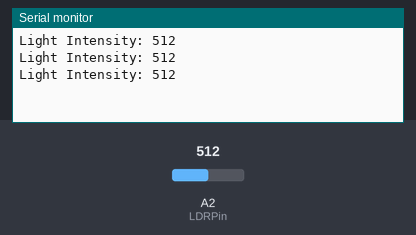
A sketch run on a simulated Arduino Uno, built with avr-gcc and run on an emulated ATmega328P. Shown: the last lines printed to the serial monitor. The inputs (shaded band) are chosen by the test bench; at power-on: A2 (LDRPin) = 512.

Above: at 1.3 s.
1.4 s: A2 (LDRPin) set to 716
At 1.9 s:
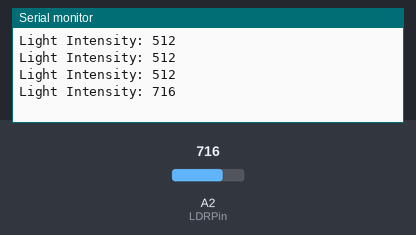
2.9 s: A2 (LDRPin) set to 900
At 3.4 s:
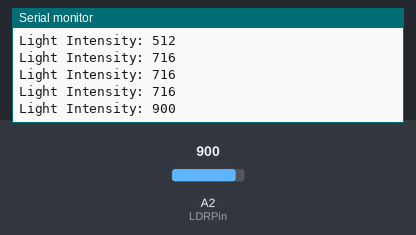
Timing chart, 0 to 5.9 s (numbered marks = the images above; inputs shaded):
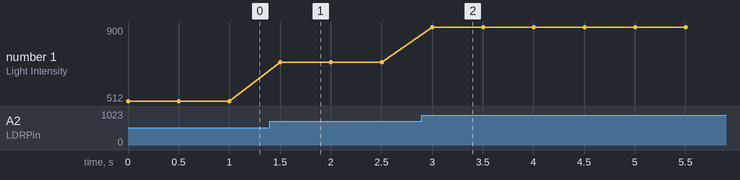

The sketch:

Sensing_Light_Intensity.ino
```cpp
int LDRPin=A2;//Setup LDR on A2 Pin
void setup()
{
  Serial.begin(9600); //Setup Serial Terminal on 9600bps

}


void loop()
{
  Serial.print("Light Intensity: ");//Print a string without newline

  int lightIntensity=analogRead(LDRPin);// Measure Light Intensity
  Serial.println(lightIntensity);//Print light intensity to Serial Terminal
  delay(500);
}
```

Measured:
- after the input at 1.4 s, the serial monitor: prints a new line after 0.10 s (image 1)
- after the input at 2.9 s, the serial monitor: prints a new line after 0.10 s (image 2)
- plotted number 1: 512 → 716 after the input at 1.4 s, 716 → 900 after the input at 2.9 s
